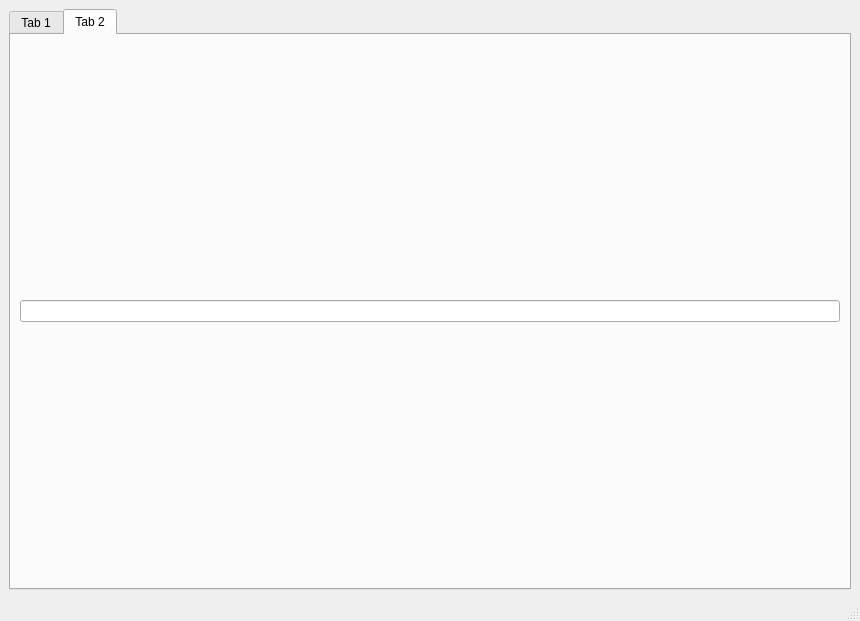
<?xml version="1.0" encoding="UTF-8"?>
<ui version="4.0">
 <class>MainWindow</class>
 <widget class="QMainWindow" name="MainWindow">
  <property name="geometry">
   <rect>
    <x>0</x>
    <y>0</y>
    <width>860</width>
    <height>621</height>
   </rect>
  </property>
  <property name="windowTitle">
   <string>MainWindow</string>
  </property>
  <widget class="QWidget" name="centralwidget">
   <layout class="QVBoxLayout" name="verticalLayout">
    <item>
     <widget class="QTabWidget" name="tabWidget">
      <property name="currentIndex">
       <number>1</number>
      </property>
      <widget class="QWidget" name="tab">
       <attribute name="title">
        <string>Tab 1</string>
       </attribute>
       <layout class="QVBoxLayout" name="verticalLayout_2">
        <item>
         <widget class="QPushButton" name="pushButton">
          <property name="text">
           <string>PushButton</string>
          </property>
         </widget>
        </item>
       </layout>
      </widget>
      <widget class="QWidget" name="tab_2">
       <attribute name="title">
        <string>Tab 2</string>
       </attribute>
       <layout class="QVBoxLayout" name="verticalLayout_3">
        <item>
         <widget class="QLineEdit" name="lineEdit"/>
        </item>
       </layout>
      </widget>
     </widget>
    </item>
   </layout>
  </widget>
  <widget class="QMenuBar" name="menubar">
   <property name="geometry">
    <rect>
     <x>0</x>
     <y>0</y>
     <width>860</width>
     <height>22</height>
    </rect>
   </property>
  </widget>
  <widget class="QStatusBar" name="statusbar"/>
 </widget>
 <resources/>
 <connections/>
</ui>
